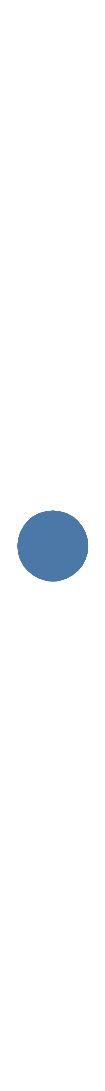

Notebook source saved alongside this figure:
### Markdown cell above
For example, we can choose the `point` mark to represent each data as a point on the plot:

### Code cell
chart = alt.Chart(data).mark_circle()
chart

### Figure 1 — Vega-Lite specification as saved in the notebook (floating-point values rounded to 4 significant figures)
{"height": 300, "config": {"style": {"circle": {"size": 400}, "point": {"size": 400}, "square": {"size": 400}}, "legend": {"symbolSize": 20, "titleFontSize": 20, "labelFontSize": 20}, "axis": {"titleFontSize": 20, "labelFontSize": 20}}, "data": {"name": "data-e1f27bdda7bfd6fed066714f7c229752"}, "mark": "circle", "$schema": "https://vega.github.io/schema/vega-lite/v4.0.2.json", "datasets": {"data-e1f27bdda7bfd6fed066714f7c229752": [{"Letters": "C", "Numbers": 2}, {"Letters": "C", "Numbers": 7}, {"Letters": "C", "Numbers": 4}, {"Letters": "D", "Numbers": 1}, {"Letters": "D", "Numbers": 2}, {"Letters": "D", "Numbers": 6}, {"Letters": "E", "Numbers": 8}, {"Letters": "E", "Numbers": 4}, {"Letters": "E", "Numbers": 7}]}}
